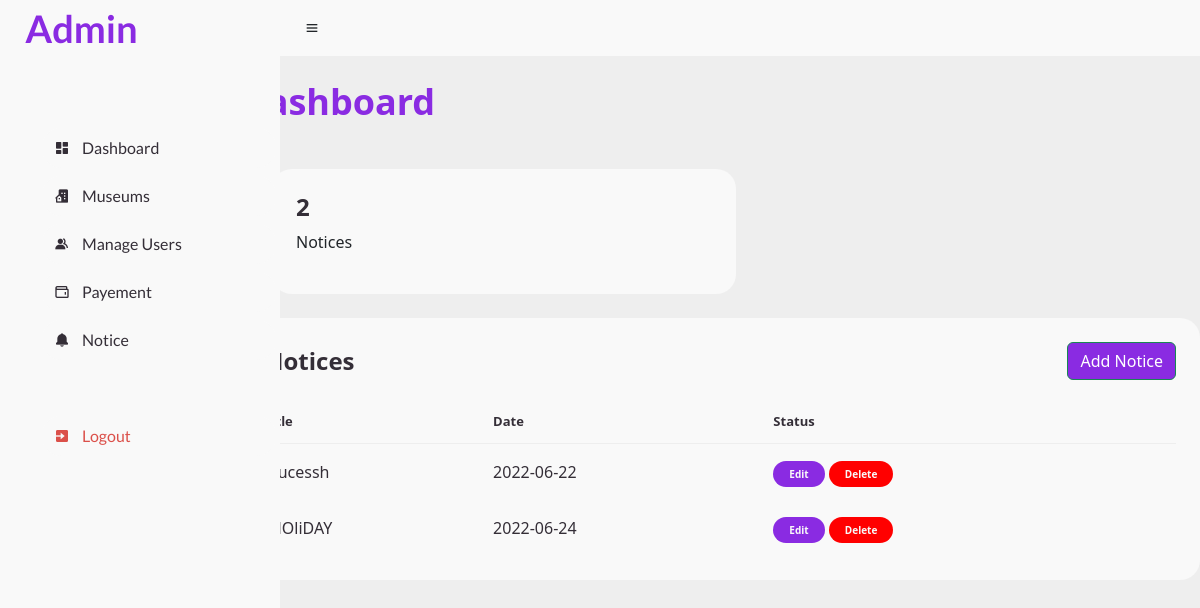
Page /notice.php (signed in) on the committed database.
### tables this page shows
CREATE TABLE `tbl_notice` (
  `id` int(11) NOT NULL,
  `title` varchar(255) DEFAULT NULL,
  `description` varchar(255) DEFAULT NULL,
  `date` date DEFAULT current_timestamp()
);

### notice.php (the view, shortened to what this page needs)
<?php
include "_dbconnect.php";
include "header.php";
?>
<main>
    <div class="head-title">
        <div class="left">
            <h1>Dashboard</h1>
        </div>
    </div>
    <ul class="box-info">
        <li style="max-width:50%;">
            <span class="text">
                <h3>
                    <?php
                    $res = mysqli_query($conn , "SELECT * FROM `tbl_notice`");
                    $num = mysqli_num_rows($res);
                    echo $num;
                    ?>
                </h3>
                <p>Notices</p>
            </span>
        </li>
    </ul>
    <div class="table-data">
        <div class="order">
            <div class="head">
                <h3>Notices</h3>
                <h4 style="background:blueviolet;" class=" btn btn-success status completed" data-bs-toggle="modal" data-bs-target="#noticehandel">Add Notice </h4>
            </div>
            <table>
                <thead>
                    <tr>
                        <th>Title</th>
                        <th>Date</th>
                        <th>Status</th>
                    </tr>
                </thead>
                <tbody>
                    <?php
                    $res = mysqli_query($conn , "SELECT * FROM `tbl_notice`");
                    $check_notice = mysqli_num_rows($res)>0;
                    if($check_notice)
                    {
                        while($row=mysqli_fetch_array($res)){
                        $id = $row['id'];
                    ?>
                    <tr>
                       <td>
                         <?php echo $row['title']; ?>
                       </td>
                       <td>
                         <?php echo $row['date']; ?>
                       </td>
                       <td> <a href="addnotices.php?id=<?=$id?>"><span class="button">Edit</a></span> <a type="button" href="notice.php?id=<?php echo $id; ?> " onclick="alert('Do you want to delete ')"><span style="background:red;" class="button">Delete</span> </a></td>
                    </tr>
                    <?php
                    }
                    }else{
                    }
                    ?>
                </tbody>
            </table>
        </div>
    </div>
</main>
<?php
include "footer.php";
?>

### css/css.css (style rules this page uses)
* { margin: 0; padding: 0; box-sizing: border-box; }
a { text-decoration: none; }
li { list-style: none; }
:root { --poppins: 'Poppins', sans-serif; --lato: 'Lato', sans-serif; --light: #F9F9F9; --blue: #3C91E6; --light-blue: #CFE8FF; --grey: #eee; --dark-grey: #AAAAAA; --dark: #342E37; --red: #DB504A; --yellow: #FFCE26; --light-yellow: #FFF2C6; --orange: #FD7238; --light-orange: #FFE0D3; }
html { overflow-x: hidden; }
body { background: var(--grey); overflow-x: hidden; }
main { margin-left: 20%; margin-top: 2%; }
.head-title { display: flex; align-items: center; justify-content: space-between; grid-gap: 16px; flex-wrap: wrap; }
.head-title .left h1 { font-size: 36px; font-weight: 600; margin-bottom: 10px; color: blueviolet; }
.box-info { display: grid; grid-template-columns: repeat(auto-fit, minmax(240px, 1fr)); grid-gap: 24px; margin-top: 36px; }
.box-info li { padding: 24px; background: var(--light); border-radius: 20px; display: flex; align-items: center; grid-gap: 24px; }
.box-info li .text h3 { font-size: 24px; font-weight: 600; color: var(--dark); }
.table-data { display: flex; flex-wrap: wrap; grid-gap: 24px; margin-top: 24px; width: 100%; color: var(--dark); }
.table-data>div { border-radius: 20px; background: var(--light); padding: 24px; overflow-x: auto; }
.table-data .head { display: flex; align-items: center; grid-gap: 16px; margin-bottom: 24px; }
.table-data .head h3 { margin-right: auto; font-size: 24px; font-weight: 600; }
.table-data .order { flex-grow: 1; flex-basis: 500px; }
.table-data .order table { width: 100%; border-collapse: collapse; }
.table-data .order table th { padding-bottom: 12px; font-size: 13px; text-align: left; border-bottom: 1px solid var(--grey); }
.table-data .order table td { padding: 16px 0; }
.table-data .order table tr td:first-child { display: flex; align-items: center; grid-gap: 12px; padding-left: 6px; }
.table-data .order table tr td .button { font-size: 10px; padding: 6px 16px; color: var(--light); border-radius: 20px; font-weight: 700; }
.table-data .order table tr td .button { background: blueviolet; }

### rows in the picture
tbl_notice: title "sucessh", date "2022-06-22"
tbl_notice: title "HOliDAY", date "2022-06-24"

### other values in the picture
$num "2"
